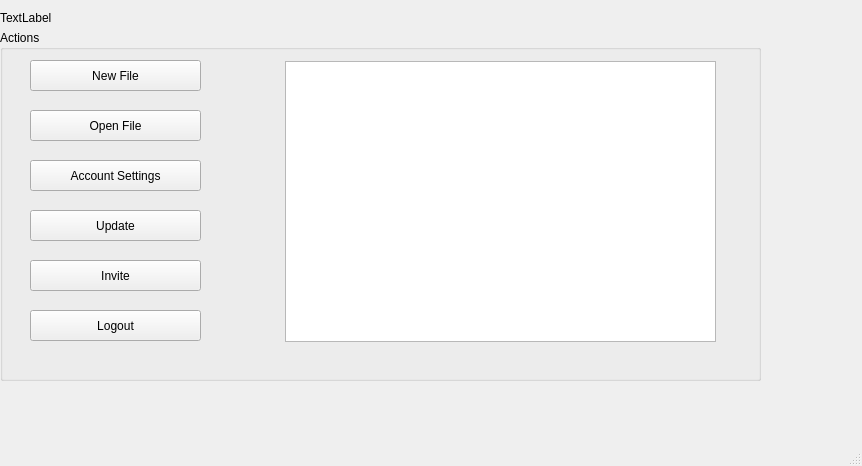
<?xml version="1.0" encoding="UTF-8"?>
<ui version="4.0">
 <class>loggedinmainwindow</class>
 <widget class="QMainWindow" name="loggedinmainwindow">
  <property name="geometry">
   <rect>
    <x>0</x>
    <y>0</y>
    <width>862</width>
    <height>466</height>
   </rect>
  </property>
  <property name="windowTitle">
   <string>ConcurrentTextEditor</string>
  </property>
  <widget class="QWidget" name="centralwidget">
   <widget class="QWidget" name="horizontalLayoutWidget">
    <property name="geometry">
     <rect>
      <x>0</x>
      <y>30</y>
      <width>761</width>
      <height>351</height>
     </rect>
    </property>
    <layout class="QHBoxLayout" name="horizontalLayout">
     <item>
      <widget class="QGroupBox" name="groupBox">
       <property name="title">
        <string>Actions</string>
       </property>
       <widget class="QPushButton" name="pushButtonNewFile_2">
        <property name="geometry">
         <rect>
          <x>30</x>
          <y>30</y>
          <width>171</width>
          <height>31</height>
         </rect>
        </property>
        <property name="minimumSize">
         <size>
          <width>171</width>
          <height>31</height>
         </size>
        </property>
        <property name="text">
         <string>New File</string>
        </property>
       </widget>
       <widget class="QPushButton" name="pushButtonOpenFile_2">
        <property name="geometry">
         <rect>
          <x>30</x>
          <y>80</y>
          <width>171</width>
          <height>31</height>
         </rect>
        </property>
        <property name="minimumSize">
         <size>
          <width>171</width>
          <height>31</height>
         </size>
        </property>
        <property name="text">
         <string>Open File</string>
        </property>
       </widget>
       <widget class="QPushButton" name="pushButtonSettings_2">
        <property name="geometry">
         <rect>
          <x>30</x>
          <y>130</y>
          <width>171</width>
          <height>31</height>
         </rect>
        </property>
        <property name="minimumSize">
         <size>
          <width>171</width>
          <height>31</height>
         </size>
        </property>
        <property name="text">
         <string>Account Settings</string>
        </property>
       </widget>
       <widget class="QPushButton" name="pushButtonUpdate_2">
        <property name="geometry">
         <rect>
          <x>30</x>
          <y>180</y>
          <width>171</width>
          <height>31</height>
         </rect>
        </property>
        <property name="minimumSize">
         <size>
          <width>171</width>
          <height>31</height>
         </size>
        </property>
        <property name="text">
         <string>Update</string>
        </property>
       </widget>
       <widget class="QPushButton" name="pushButtonInvite_2">
        <property name="geometry">
         <rect>
          <x>30</x>
          <y>230</y>
          <width>171</width>
          <height>31</height>
         </rect>
        </property>
        <property name="minimumSize">
         <size>
          <width>171</width>
          <height>31</height>
         </size>
        </property>
        <property name="text">
         <string>Invite</string>
        </property>
       </widget>
       <widget class="QPushButton" name="pushButtonLogout_2">
        <property name="geometry">
         <rect>
          <x>30</x>
          <y>280</y>
          <width>171</width>
          <height>31</height>
         </rect>
        </property>
        <property name="minimumSize">
         <size>
          <width>171</width>
          <height>31</height>
         </size>
        </property>
        <property name="text">
         <string>Logout</string>
        </property>
       </widget>
       <widget class="QTableWidget" name="fileListTable">
        <property name="geometry">
         <rect>
          <x>285</x>
          <y>31</y>
          <width>431</width>
          <height>281</height>
         </rect>
        </property>
        <attribute name="horizontalHeaderCascadingSectionResizes">
         <bool>true</bool>
        </attribute>
       </widget>
      </widget>
     </item>
    </layout>
   </widget>
   <widget class="QLabel" name="welcomeLabel">
    <property name="geometry">
     <rect>
      <x>0</x>
      <y>10</y>
      <width>201</width>
      <height>16</height>
     </rect>
    </property>
    <property name="text">
     <string>TextLabel</string>
    </property>
   </widget>
  </widget>
  <widget class="QMenuBar" name="menubar">
   <property name="geometry">
    <rect>
     <x>0</x>
     <y>0</y>
     <width>862</width>
     <height>28</height>
    </rect>
   </property>
  </widget>
  <widget class="QStatusBar" name="statusbar"/>
 </widget>
 <resources/>
 <connections/>
</ui>
